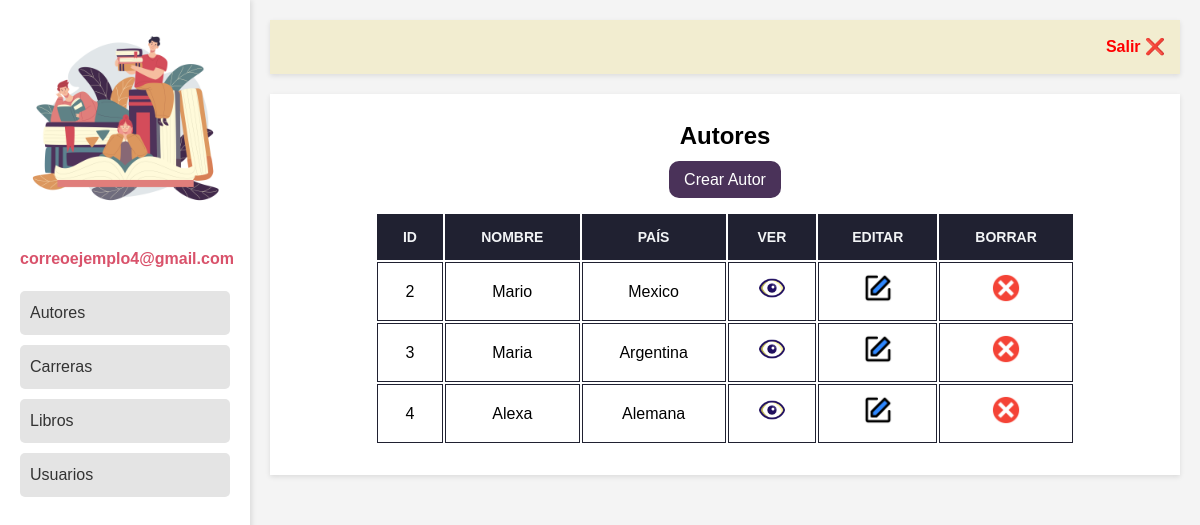
The page /autores.php (signed in) on the database as committed earlier.
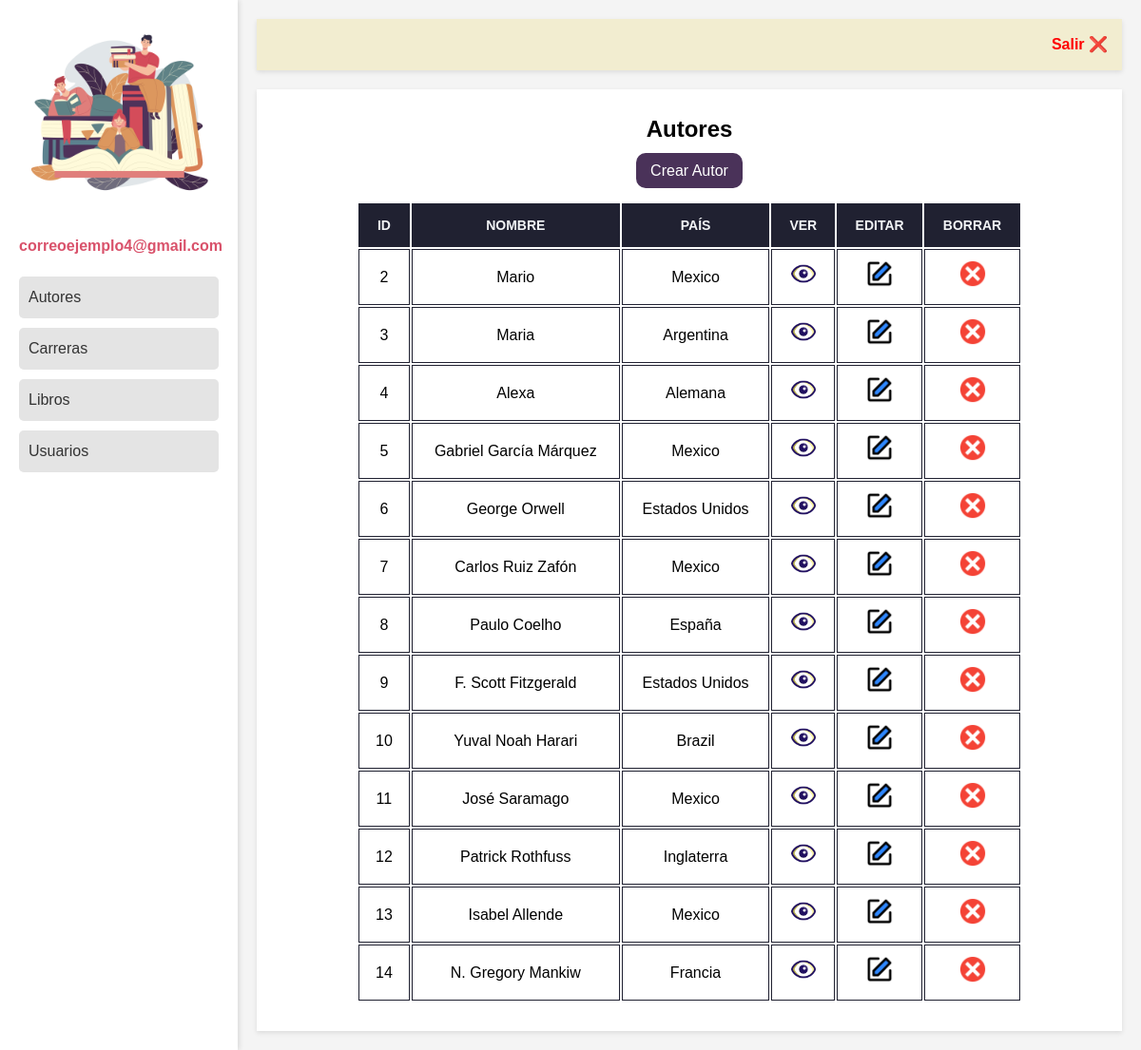
The same page on the database as committed later.
### tables this page shows
CREATE TABLE `autores` (
  `ID_autor` int(11) NOT NULL,
  `nombre_autor` varchar(50) NOT NULL,
  `pais_autor` varchar(50) NOT NULL
);

### autores.php (the view, shortened to what this page needs)
<!DOCTYPE html>
<html lang="es">
<head>
    <link rel="stylesheet" href="CSS/estilos.css">
</head>
<body>
    <div class="flex-container">
        <div class="sidebar">
            <?php
            include "utils/nav-bar.php"
            ?>
        </div>
        <div class="main-content">
            <header>
                <?php include "utils/header.php" ?>
            </header>
            <section class="dashboard">
                <div class="tittle-div">
                    <h1 class="title">Autores</h1>
                </div>
                <div class="btn">
                    <a class="add-user" href="agregar-autor.php">Crear Autor</a>
                </div>
                <table class="tabla-usuarios">
                    <tr>
                        <th class="font-yellow">ID</th>
                        <th>Nombre</th>
                        <th>País</th>
                        <th class="font-yellow">Ver</th>
                        <th class="font-yellow">Editar</th>
                        <th class="font-yellow">Borrar</th>
                    </tr>
                    <?php
                    require "conn.php";
                    $todos = "SELECT * FROM autores ORDER BY ID_autor ASC";
                    $resultado = mysqli_query($conectar, $todos);
                    while ($fila = $resultado->fetch_array()) {
                    ?>
                        <tr>
                            <td><?php echo $fila["ID_autor"] ?></td>
                            <td><?php echo $fila["nombre_autor"] ?></td>
                            <td><?php echo $fila["pais_autor"] ?></td>
                            <td><a href="ver-autor.php?id=<?php echo $fila["ID_autor"]; ?>"><img class="img-tabla" src="img/see-icon.png" alt=""></a></td>
                            <td><a href="editar-autor.php?id=<?php echo $fila["ID_autor"]; ?> "><img class="img-tabla" src="img/editar.png" alt=""></a></td>
                            <td><a href="#" onClick="validarDelete('eliminar.php?id=<?php echo $fila["ID_autor"]; ?>&tabla=autores')">
                                    <img class="img-tabla" src="img/eliminar.png" alt="">
                                </a></td>
                        </tr>
                    <?php } ?>
                </table>
            </section>
        </div>
    </div>
</body>
</html>

### utils/nav-bar.php
<div class="sidebar-content">
    <div class="logo">
        <a href="principal2.php">
        <img src="img/logo1.jpg" alt="Logo">
        </a>
    </div>
    <p class="font1"> <?php echo $_SESSION["username"]; ?> </p>
                <nav class="menu">
                    <ul>
                        <li><a href="autores.php">Autores</a></li>
                        <li><a href="carreras.php">Carreras</a></li>
                        <li><a href="libros.php">Libros</a></li>
                        <li><a href="usuarios.php">Usuarios</a></li>
                    </ul>
                </nav>
</div>

### utils/header.php
<div class="header-content">
    <a href="salir.php" class="logout">Salir ❌</a>
</div>

### CSS/estilos.css (style rules this page uses)
:root { --color1: #ccc; --colorWhite: #ffff; --colorBlack: #202131; --color2: #4A3259; --color3: #f2f4f6; --color4: #D9526B; --color5:#D98C5F; --color6: #5F8286; }
body { font-weight: 16px; line-height: 24px; }
* { margin: 0; padding: 0; box-sizing: border-box; font-family: Arial, Helvetica, sans-serif; }
.flex-container { display: flex; min-height: 100vh; background-color: #f4f4f4; }
.sidebar { width: 250px; background: var(--colorWhite); padding: 20px; box-shadow: 2px 0 5px rgba(0,0,0,0.1); }
.logo { max-width: 200px; margin: auto; align-items: center; }
.logo img { width: 100%; margin-bottom: 20px; }
.font1 { color: var(--color4); font-weight: bold; margin-bottom: 20px; text-align: center; }
.menu ul { list-style: none; }
.menu li { margin: 10px 0; }
.menu a { text-decoration: none; color: #333; display: block; padding: 10px; background: #e4e4e4; border-radius: 5px; }
.main-content { flex: 1; padding: 20px; }
.header-content { display: flex; align-items: center; background: #F2EDD0; padding: 15px; box-shadow: 0 2px 5px rgba(0,0,0,0.1); }
.logout { text-decoration: none; color: red; font-weight: bold; margin-left: auto; }
.dashboard { display: flex; flex-direction: column; align-items: center; margin-top: 20px; background-color: var(--colorWhite); box-shadow: 0 2px 5px rgba(0,0,0,0.1); padding: 30px; }
.dashboard img { max-width: 100%; height: auto; }
.tabla-usuarios { width: 700px; font-family: Arial, Helvetica, sans-serif; background-color: var(--colorWhite); }
.tabla-usuarios th, td { padding: 10px 15px; border: 1px solid var(--colorBlack); text-align: center; }
.tabla-usuarios th { border-spacing: 5px; background-color: var(--colorBlack); color: var(--color3); text-transform: uppercase; font-size: 14px; font-weight: bold; text-align: center; }
.add-user { text-align: left; background-color: var(--color2); color: var(--colorWhite); border-radius: 10px; padding: 10px 15px; text-decoration: none; }
.img-tabla { width: 30px; text-align: center; }
.btn { margin: 20px; text-align: left; align-items:end; }

Rows that differ between the two databases and show on the page:
added autores: ID_autor "5", nombre_autor "Gabriel García Márquez", pais_autor "Mexico"
added autores: ID_autor "6", nombre_autor "George Orwell", pais_autor "Estados Unidos"
added autores: ID_autor "7", nombre_autor "Carlos Ruiz Zafón", pais_autor "Mexico"
added autores: ID_autor "8", nombre_autor "Paulo Coelho", pais_autor "España"
added autores: ID_autor "9", nombre_autor "F. Scott Fitzgerald", pais_autor "Estados Unidos"
added autores: ID_autor "10", nombre_autor "Yuval Noah Harari", pais_autor "Brazil"
added autores: ID_autor "11", nombre_autor "José Saramago", pais_autor "Mexico"
added autores: ID_autor "12", nombre_autor "Patrick Rothfuss", pais_autor "Inglaterra"
added autores: ID_autor "13", nombre_autor "Isabel Allende", pais_autor "Mexico"
added autores: ID_autor "14", nombre_autor "N. Gregory Mankiw", pais_autor "Francia"
